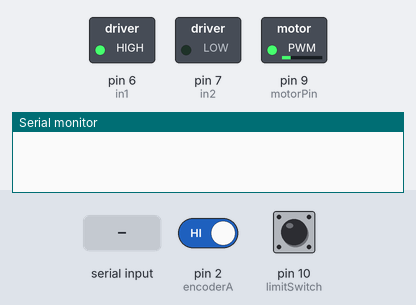
A sketch run on a simulated Arduino Uno, built with avr-gcc and run on an emulated ATmega328P. Parts: switched loads named in the sketch (green lamp = pin HIGH), the last lines printed to the serial monitor. The inputs (shaded band) are chosen by the test bench; at power-on: pin 10 (limitSwitch) HIGH, pin 2 (encoderA) HIGH.

Above: at 1.0 s.
1.1 s: pin 10 (limitSwitch) pulled LOW for 0.15 s
At 1.21 s:
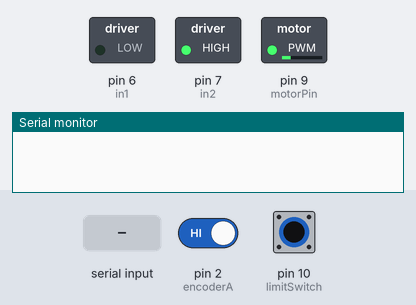
At 1.9 s:
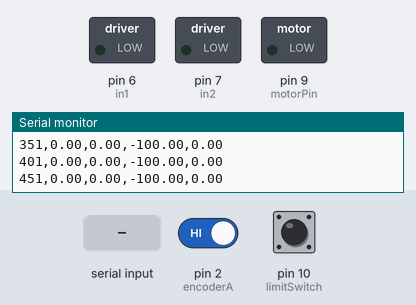
2.8 s: "30,150\n" received over Serial
At 3.6 s:
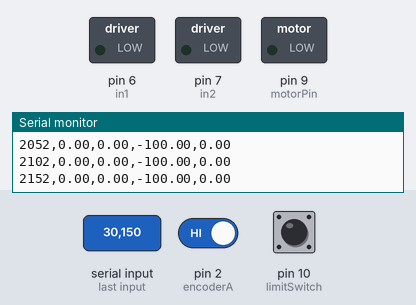
Timing chart, 0 to 5.8 s (numbered marks = the images above; inputs shaded):
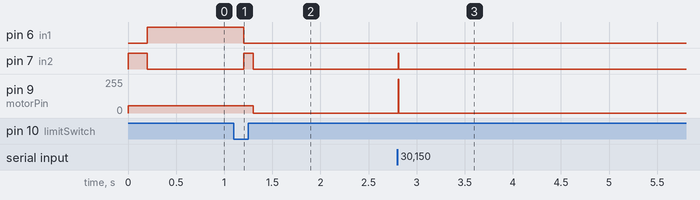

Measured:
- after the input at 1.1 s, pin 6 (in1): HIGH → LOW after 0.10 s; pin 7 (in2): LOW → HIGH after 0.10 s, → LOW 0.10 s later; pin 9 (motorPin): 55/255 → 0/255 after 0.20 s
- after the input at 2.8 s, pin 7 (in2): LOW → HIGH at once, → LOW 0.01 s later; pin 9 (motorPin): 0/255 → 255/255 at once, → 0/255 0.01 s later

The sketch:

arm_control_isolated_v3.ino
```cpp
// File: arm_control_isolated_v3.ino
// Author: Azeez Oyefeso
// Date: March 15, 2023
//
// Description: Converted integration code to just arm control code + added limit switch code

int menuChoice;

// Declare variables to store encoder position and desired position
int encoderPos = 0;
float desiredPosCM = 0;  // test with this set to 0.05 and when set to 0. should be zero anyway
int desiredPos = 0;      // to be changed
float cm2pos = 60.10017;

// Declare pins for the H-bridge
int in1 = 6;
int in2 = 7;
int motorPin = 9;

// Declare pins for the encoder
int encoderA = 2;
int encoderB = 3;
volatile int posi = 0;  // specify posi as volatile, since it will be used in interrupt triggered functions

// Declare variables for the PID controller // Change these params to not be global variables
double Kp = 2;  // Proportional gain
double Ki = 0;  // Integral gain
double Kd = 5;  // Derivative gain // Somewhat useless due to the typo

double error = 0;             // Current error
double lastError = 0;         // Previous error
double integral = 0;          // Integral accumulator
double derivative = 0;        // Derivative term
double output = 0;            // PID output
double stiction_offset = 55;  //55 // minimum value for pwm to allow motor to move

float parsedInput;

// needed for homing function
#include <ezButton.h>
ezButton limitSwitch(10);  // create ezButton object that attach to pin 7;

// timer for serial output
unsigned long previousMillis = 0; // stores the last time the LED was updated
const long interval = 50; // interval at which to blink (milliseconds)

unsigned long startTime; // stores the start time of the program

void setup() {
  Serial.begin(9600);
  Serial.setTimeout(10);

  // Arm setup
  // Initialize the encoder and motor control pins
  pinMode(encoderA, INPUT);
  attachInterrupt(digitalPinToInterrupt(encoderA), readEncoder, RISING);
  pinMode(encoderB, INPUT);

  // Initialize motor control pins
  pinMode(in1, OUTPUT);
  pinMode(in2, OUTPUT);
  pinMode(motorPin, OUTPUT);

  //auto home of arm position
  autoHome();

  startTime = millis(); // record the start time of the program

}

void loop() {

  float input = parsedInput - 100;
  //Serial.println(input);
  myPID(input);

}

void readEncoder() {
  int b = digitalRead(encoderB);
  if (b > 0) {
    posi++;
  } else {
    posi--;
  }
}

void printSignals() {         // print some useful signals to observe in the serial plotter

  unsigned long currentMillis = millis(); // get the current time

  if (currentMillis - previousMillis >= interval) { // check if it's time to blink the LED
    previousMillis = currentMillis; // remember the last time the LED was updated

    Serial.print((currentMillis - startTime)); // print the elapsed time in seconds
    Serial.print(",");
    Serial.print(output);  // pwm output
    Serial.print(",");
    Serial.print(posi / cm2pos);  // turn the current pos to cm then print // Current postion
    Serial.print(",");
    Serial.print(parsedInput - 100);  // print the desired position in cm //Desired Position // does not bound the input printed
    Serial.print(",");
    Serial.println(error);

  }

}

void printCurrentPosition() {     // print some useful signals to observe in the serial plotter
  Serial.println(posi / cm2pos);  // turn the current pos to cm then print // Current postion
}

double controlSignalConstrain(double output) {  //limit bounds of the control signal
  int sign_;
  //non linearity to limit to abs(255)
  if (abs(output) >= 255) {
    sign_ = abs(output) / output;  // get the sign of output
    output = 255 * sign_;
  }
  //non linearity to limit to prevent under powering motor
  if (abs(output) <= stiction_offset) {
    sign_ = abs(output) / output;      // get the sign of output
    output = stiction_offset * sign_;  //minimum pwm value that allows the motor to move
  }

  return output;
}


int cm2pos_fun(float desiredPosCM) {
  double maxDistance = 18;  // alter this value if needed
  double minDistance = 0;
  if (desiredPosCM > maxDistance) {
    desiredPosCM = maxDistance;
  } else if (desiredPosCM < minDistance) {
    desiredPosCM = minDistance;
  }
  desiredPos = cm2pos * desiredPosCM;  // convert cm input to pos unit for calcluations/comparisons
  return desiredPos;
}

void moveArmUp() {
  digitalWrite(in1, LOW);
  digitalWrite(in2, HIGH);
  analogWrite(motorPin, output);
}

void moveArmDown() {
  digitalWrite(in1, HIGH);
  digitalWrite(in2, LOW);
  analogWrite(motorPin, abs(output));
}

void stopArm() {
  digitalWrite(in1, LOW);
  digitalWrite(in2, LOW);
  analogWrite(motorPin, output);
}

void myPID(float menu_number) {
  desiredPos = cm2pos_fun(menu_number);
  printSignals();  //order: pwm output | Current Position | Desired Position | Error (in points unit)

  // Calculate the error between the current and desired positions
  error = desiredPos - posi;

  int error_threshold = 5;              // in pulse points units, small value to prevent set point jitter
  if (abs(error) <= error_threshold) {  //set motor to OFF if error is within threshold
    output = 0;
    stopArm();
  } else {
    // Calculate the integral term
    integral += error;

    // Calculate the derivative term
    derivative = error - lastError;  //Note: lastError is never stored

    // Calculate the PID output
    output = Kp * error + Ki * integral + Kd * derivative;
  }

  output = controlSignalConstrain(output);  // limit the magnitude of the control signal to minimum pwm to 255

  // Setting motot direction based on output sign
  if (output > 0) {
    moveArmUp();
  } else if (output < 0) {
    moveArmDown();
  }

  lastError = error;
}

void serialEvent() {                  //using interrupts, get input distance from serial port
  parsedInput = Serial.parseFloat();  // input should be in cm
}

void autoHome(){//LOW = Pressed,
  limitSwitch.setDebounceTime(50);
  limitSwitch.loop(); //refreshing limit switch to get states

  int state = limitSwitch.getState();
  if(state == LOW){//check if the arm is already at home//LOW = pressed
    Serial.println("Already homed");//comment after test
    return;
  }

  output = stiction_offset; // set to minimum speed

  moveArmUp();
  delay(200);

  while(!(limitSwitch.isPressed())){
    limitSwitch.loop(); // updates state of limit switch
    state = limitSwitch.getState();
    moveArmDown();
    //Serial.println(state);//test
    delay(50);// maybe unnecessary// used for slowing down the serial

  }

  output = 0;
  stopArm();

  //move arm up slightly
  output = stiction_offset;
  moveArmUp();
  delay(100);

  //finally stop arm
  output = 0;
  stopArm();

  posi = 0;
  delay(100);// wait some time after moving//can be removed

}
```
